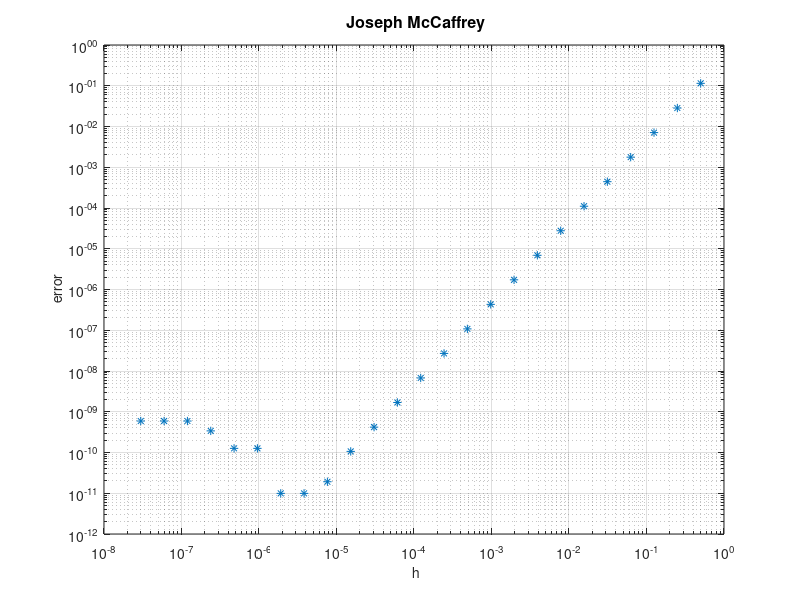

MATLAB code for this plot:
% graphsetup

N = (1:25)';
h = 2.^(-N);

%yp = (exp(1+h) - exp(1))./h;
yp = (exp(1+h) - exp(1-h))./(2.*h);
err = abs(yp - exp(1));

figure(1)
loglog(h,err,'*'), grid
xlabel('\fontsize{14} h'),ylabel('\fontsize{14} error')
title('\fontsize{16} Joseph McCaffrey')

format short e
disp(' ')
disp('        h          err          err/h ')
disp('   -------------------------------------')
disp([h err err./h])
disp(' ')